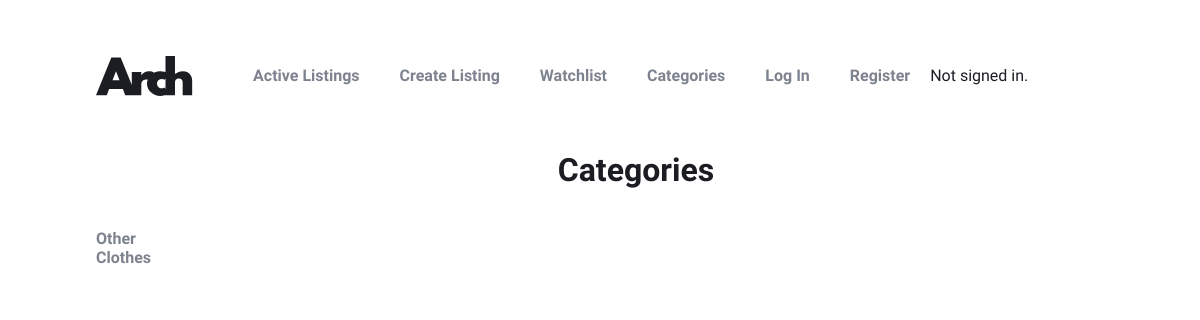
The page /categories on the database as committed earlier.
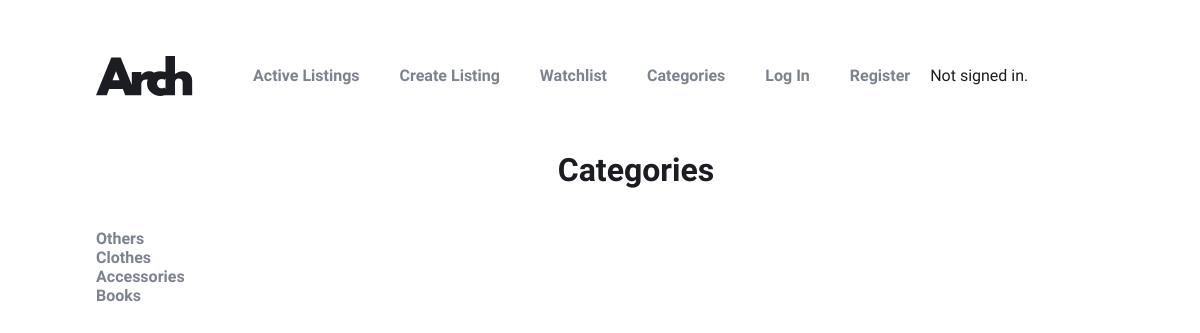
The same page on the database as committed later.
### auctions/models.py (models this page shows, shortened)
class AuctionCategories(models.Model):
    category = models.CharField(max_length=64)

### auctions/views.py (the view)
# urls.py: path("categories", views.categories, name="categories"),
def categories(request):
    return render(request, "auctions/categories.html", {
        "categories": AuctionCategories.objects.all
    })

### auctions/templates/auctions/categories.html
{% extends "auctions/layout.html" %}
{% block body %}
    <h2>Categories</h2>
    {% for category in categories %}
    <div>
        <a href="{% url 'category' category.category|lower %}"><h3> {{ category.category }} </h3></a>
    </div>
    {% endfor %}
{% endblock %}

### auctions/templates/auctions/layout.html (shortened to what this page needs)
{% load static %}
<!DOCTYPE html>
<html lang="en">
    <head>
        <link href="{% static 'auctions/styles.css' %}" rel="stylesheet">
    </head>
    <body>
        <nav>
            <div class="logo">
              <img src="{% static 'auctions/logo.svg' %}" alt="logo" />
            </div>
            <ul class="nav">
                <li class="nav-links">
                    <a href="{% url 'index' %}">Active Listings</a>
                </li>
                <li class="nav-links">
                    <a href="{% url 'create' %}">Create Listing</a>
                </li>
                <li class="nav-links">
                    <a href="{% url 'watchlist' %}">Watchlist</a>
                </li>
                <li class="nav-links">
                    <a href="{% url 'categories' %}">Categories</a>
                </li>
                {% if user.is_authenticated %}
                    <li class="nav-links">
                        <a href="{% url 'logout' %}">Log Out</a>
                    </li>
                {% else %}
                    <li class="nav-links">
                        <a href="{% url 'login' %}">Log In</a>
                    </li>
                    <li class="nav-links">
                        <a href="{% url 'register' %}">Register</a>
                    </li>
                {% endif %}
            </ul>
            <div>
                {% if user.is_authenticated %}
                    Signed in as <strong>{{ user.username }}</strong>.
                {% else %}
                    Not signed in.
                {% endif %}
            </div>
        </nav>
        {% block body %}
        {% endblock %}
    </body>
</html>

### auctions/static/auctions/styles.css (style rules this page uses)
:root { --dark-blue: #1B1D23; --dark-grey: #60636D; --medium-grey: #7D828F; --light-gray: #C8CCD8; --lighter-gray: #EEEFF4; --red: #DF5656; --font-primary: "Spartan", sans-serif; --font-weight-light: 300; --font-weight-medium: 500; --font-weight-strong: 700; --font-size-h1: 6rem; --font-size-h2: 3rem; --font-size-h3: 1rem; --font-size-h4: 1.35rem; --font-size-text: 1.15rem; }
body, h1, h2, h3, h4, h5, h6 { margin: 0; }
body { background-color: #ffffff; color: var(--dark-blue); font-family: var(--font-primary); font-weight: var(--font-weight-medium); }
h1, h2, h3 { font-weight: var(--font-weight-strong); }
h2 { font-size: var(--font-size-h2); font-size: clamp(2rem, 2vw, var(--font-size-h2)); text-align: center; padding-bottom: 40px; }
h3 { font-size: var(--font-size-h3); font-size: clamp(0.5rem, 2vw, var(--font-size-h3)); }
a { color: var(--medium-grey); font-weight: var(--font-weight-strong); text-decoration: none; }
li { list-style-type: none; }
body { margin: 0 8vw; width: 90vw; }
nav { display: flex; align-items: center; margin: 50px 0; }
.nav { display: flex; }
li { padding: 0 20px; }
.logo { width: 97px; height: 40px; margin-left: 164; }

Rows that differ between the two databases and show on the page:
changed AuctionCategories: category "Other" → "Others"
added AuctionCategories: category "Accessories"
added AuctionCategories: category "Books"
